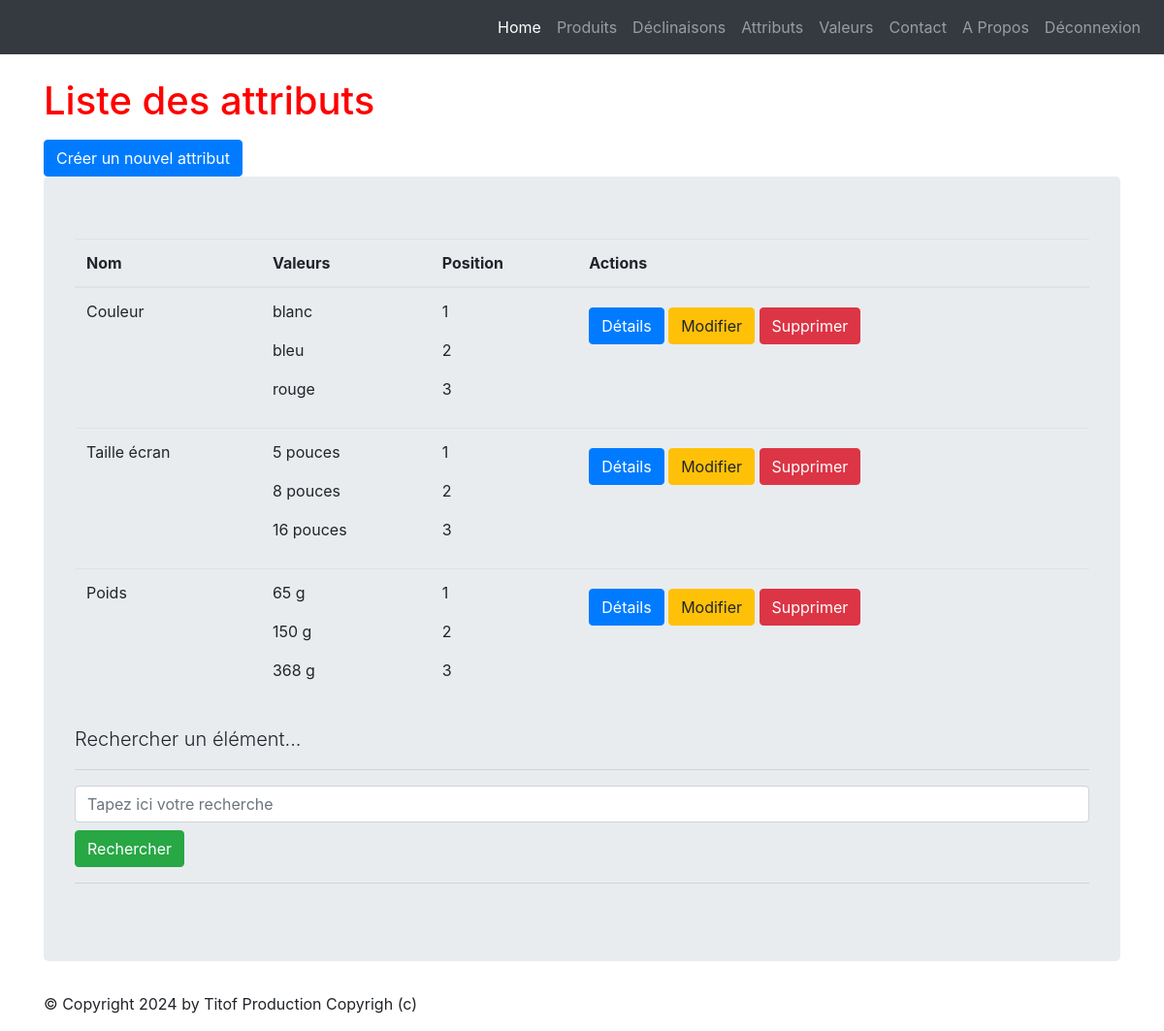
Screenshot of /monapp/attributes/list (signed in) with the database file from the repository.
### monapp/models.py (models this page shows, shortened)
class ProductAttribute(models.Model):
    class Meta:
        verbose_name = "Attribut"
    name =  models.CharField(max_length=100)

class ProductAttributeValue(models.Model):
    class Meta:
        verbose_name = "Valeur attribut"
        ordering = ['position']
    value              = models.CharField(max_length=100)
    product_attribute  = models.ForeignKey('ProductAttribute', verbose_name="Unité", on_delete=models.CASCADE)
    position           = models.PositiveSmallIntegerField("Position", null=True, blank=True)

### monapp/views.py (the view)
# urls.py: path("attributes/list",views.ProductAttributeListView.as_view() ,name='attribute-list'),
class ProductAttributeListView(ListView):
    model = ProductAttribute
    template_name = "monapp/list_attributes.html"
    context_object_name = "productattributes"
    def get_queryset(self ):
        query = self.request.GET.get('search')  # Récupérer le terme de recherche depuis la requête GET
        if query:
            return ProductAttribute.objects.filter(name__icontains=query)  # Filtre les produits par nom (insensible à la casse)
        return ProductAttribute.objects.all().prefetch_related('productattributevalue_set')
    def get_context_data(self, **kwargs):
        context = super(ProductAttributeListView, self).get_context_data(**kwargs)
        context['titremenu'] = "Liste des attributs"
        return context

### templates/monapp/list_attributes.html (shortened to what this page needs)
{% extends 'monapp/base.html' %}
{% block menu %}
<h1>Liste des attributs</h1>
<a href="{% url 'attribute-add' %}" class="btn btn-primary mt-2">Créer un nouvel attribut</a>
{% endblock %}
{% block contenu %}
    <table class="table">
        <thead>
            <th>Nom</th>
            <th>Valeurs</th>
            <th>Position</th>
            <th>Actions</th>
        </thead>
        <tbody>
        {% for attribute in productattributes %}
        <tr>
            <td>{{ attribute.name}}</a></td>
            <td>{% for value in attribute.productattributevalue_set.all %}
                <p>{{ value.value }}</p>
                {% empty %}
                <p>Aucune valeur</p>
                {% endfor %}
            </td>
            <td>{% for value in attribute.productattributevalue_set.all %}
                <p>{{ value.position }}</p>
                {% empty %}
                <p>Aucune valeur</p>
                {% endfor %}
            </td>
            <td>
                <a href="{% url 'attribute-detail' attribute.id %}" class="btn btn-primary mt-2">Détails</a>
                <a href="{% url 'attribute-update' attribute.id %}" class="btn btn-warning mt-2">Modifier</a>
                <a href="{% url 'attribute-delete' attribute.id %}" class="btn btn-danger mt-2">Supprimer</a>
            </td>
        </tr>
        {% endfor %}
        </tbody>
    </table>
     <p class="lead mb-3 ml-0">Rechercher un élément...</p>
     <hr/>
     <form method="GET" action="">
         <input class="form-control" type="text" name="search" placeholder="Tapez ici votre recherche" value="{{ request.GET.search }}">
         <button type="submit" class="btn btn-success mt-2">Rechercher</button>
     </form>
     <hr/>
{% endblock %}

### static/styles.css (style rules this page uses)
h1 { color: red ; }

### rows the page displays
ProductAttribute: name "Couleur"
ProductAttributeValue: value "blanc", position "1"
ProductAttributeValue: value "bleu", position "2"
ProductAttributeValue: value "rouge", position "3"
ProductAttribute: name "Taille écran"
ProductAttributeValue: value "5 pouces", position "1"
ProductAttributeValue: value "8 pouces", position "2"
ProductAttributeValue: value "16 pouces", position "3"
ProductAttribute: name "Poids"
ProductAttributeValue: value "65 g", position "1"
ProductAttributeValue: value "150 g", position "2"
ProductAttributeValue: value "368 g", position "3"
